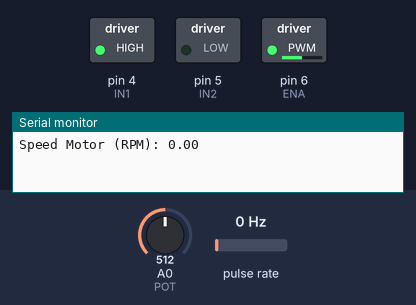
Recording of a sketch running on a simulated Arduino Uno, built with avr-gcc and run on an emulated ATmega328P. Shown: switched loads named in the sketch (green lamp = pin HIGH), the last lines printed to the serial monitor. Wiring (inferred from the names in the program): pulse sensor: data pin 2. The test bench sets the inputs (shaded band); at power-on: A0 (POT) = 512, pulse rate 0 Hz.

Above: at 1.2 s.
1.3 s: A0 (POT) set to 716
At 1.6 s:
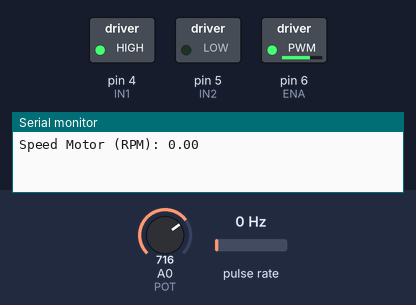
2.8 s: A0 (POT) set to 900
At 3.9 s:
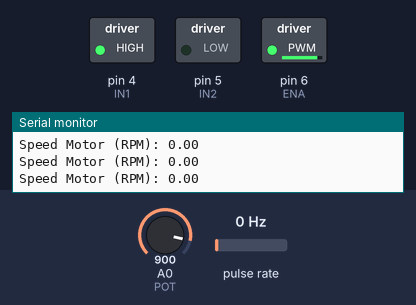
4.3 s: A0 (POT) set to 122
At 5.0 s:
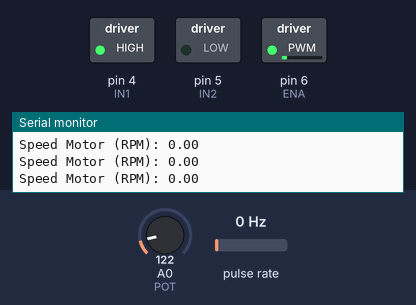
5.8 s: A0 (POT) set to 0
At 6.2 s:
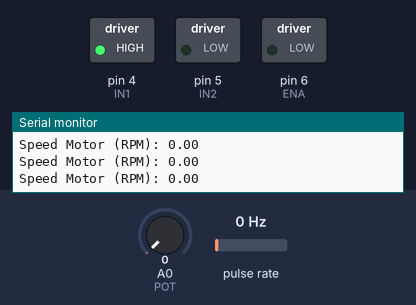
7.3 s: A0 (POT) set to 511
At 8.5 s:
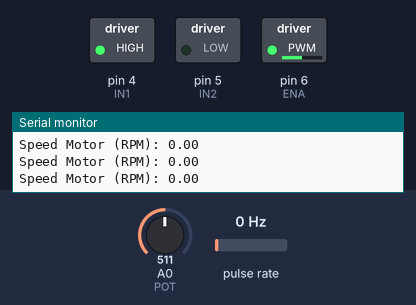
Timing chart, 0 to 9.8 s (numbered marks = the images above; inputs shaded):
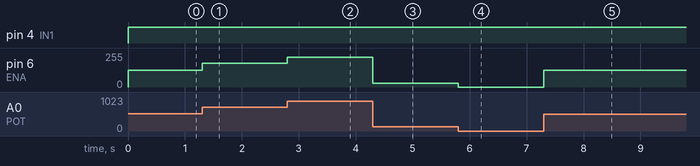

Measured:
- after the input at 1.3 s, pin 6 (ENA): 127/255 → 178/255 at once
- after the input at 2.8 s, pin 6 (ENA): 178/255 → 224/255 at once
- after the input at 4.3 s, pin 6 (ENA): 224/255 → 30/255 at once
- after the input at 5.8 s, pin 6 (ENA): 30/255 → 0/255 at once
- after the input at 7.3 s, pin 6 (ENA): 0/255 → 127/255 at once

The sketch:

speed-measurement.ino
```cpp
#define ENA 6     // Enable pin for motor
#define IN1 4     // Input 1 to L293D
#define IN2 5     // Input 2 to L293D
#define POT A0    // Potentiometer Pin
#define ENCODER 2 // Encoder pin (interrupt)

volatile int pulseCount = 0; // pulse value of encoder
unsigned long prevTime = 0;
float rpm = 0;

// ISR (Interrupt Service Routine) for encoder
void countPulse() {
    pulseCount++;
}

void setup() {
    pinMode(ENA, OUTPUT);
    pinMode(IN1, OUTPUT);
    pinMode(IN2, OUTPUT);
    pinMode(POT, INPUT);
    pinMode(ENCODER, INPUT_PULLUP);

    attachInterrupt(digitalPinToInterrupt(ENCODER), countPulse, RISING);

    Serial.begin(9600);
}

void loop() {
    // Read value potentiometer
    int potValue = analogRead(POT);
    int motorSpeed = map(potValue, 0, 1023, 0, 255); // Skala PWM

    // Set speed motor
    analogWrite(ENA, motorSpeed);
    digitalWrite(IN1, HIGH);
    digitalWrite(IN2, LOW);

    // Calculate RPM every 1s
    unsigned long currentTime = micros();
    if (currentTime - prevTime >= 1000000) {
        prevTime = currentTime;

        float pulsesPerRevolution = 48; // customize specifications encoder pulse in 1 turn
        rpm = (pulseCount / (float)pulsesPerRevolution) * 60; // Convert to RPM
        pulseCount = 0; // Reset pulse count

        // show speed value actual
        Serial.print("Speed Motor (RPM): ");
        Serial.println(rpm);
    }
}
```
